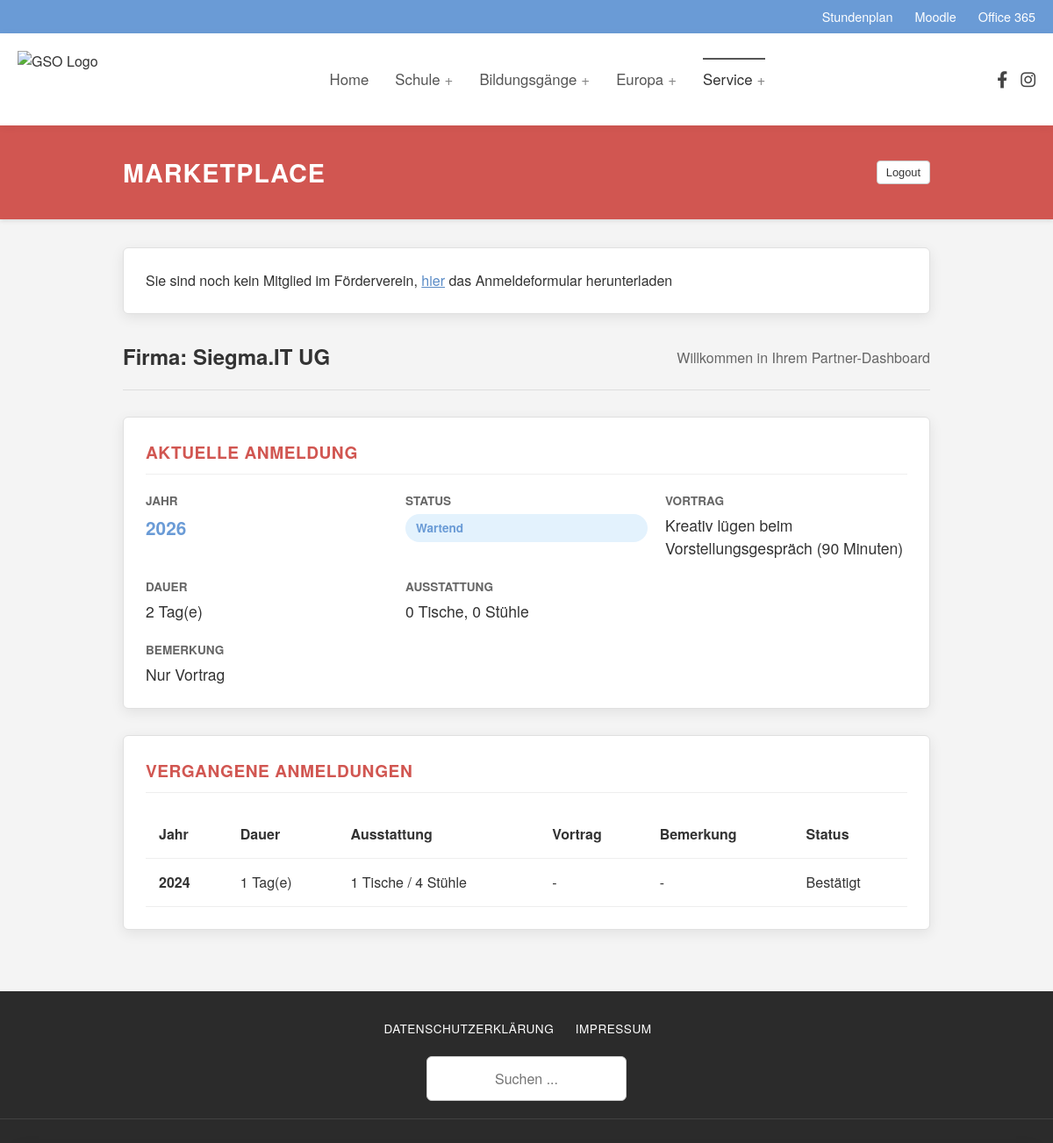
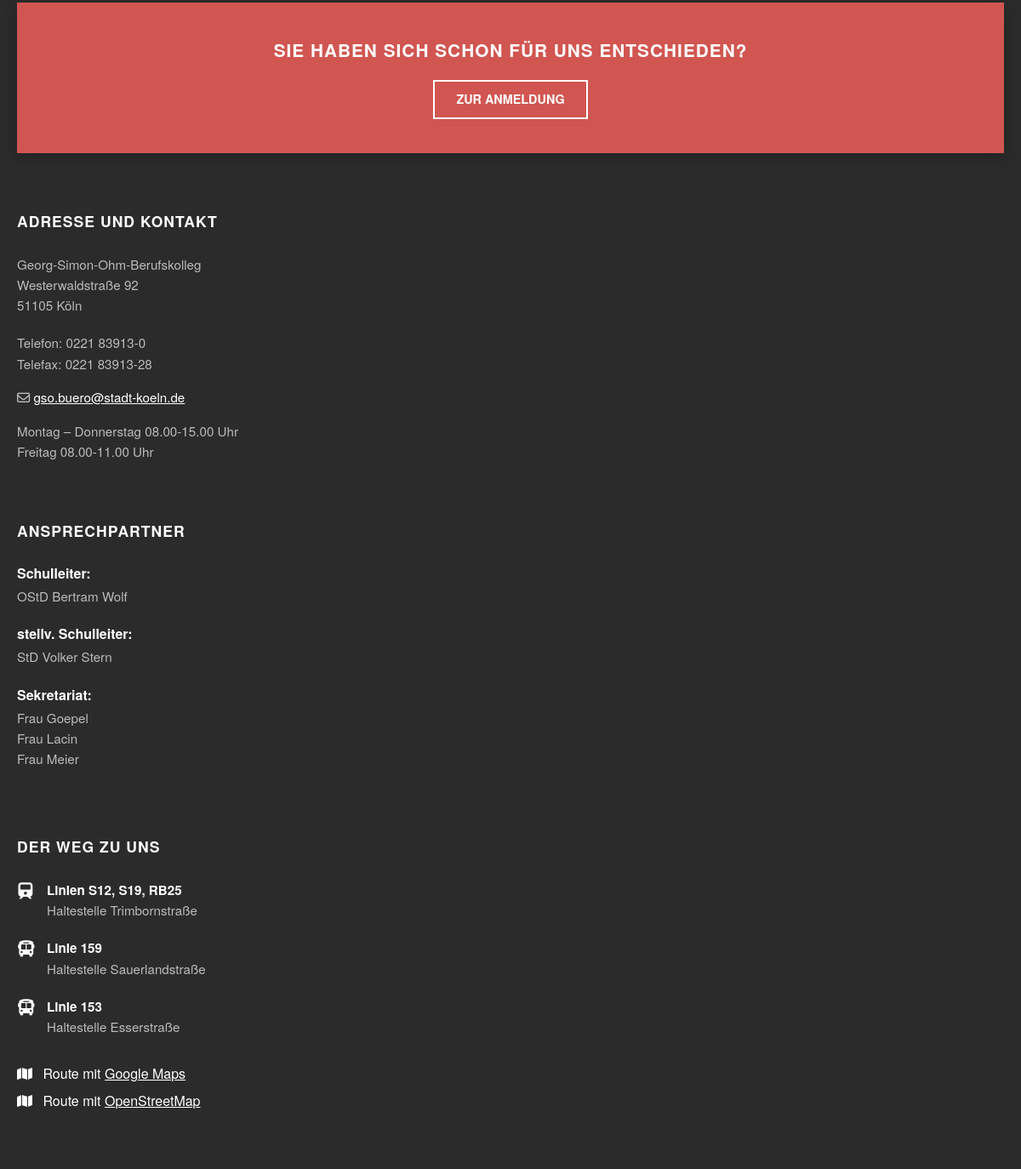
/dashboard (signed in), run on the app's committed database (2 pictures, top to bottom).
### database/models.py (models this page shows)
class User(Schema):
    __tablename__ = 'users'
    id = mapped_column(Integer, primary_key=True)
    name = mapped_column(String, nullable=False)
    industry = mapped_column(String, nullable=True)
    contact_person = mapped_column(String, nullable=True)
    phone = mapped_column(String, nullable=True)
    email = mapped_column(String, nullable=False, unique=True)
    street = mapped_column(String, nullable=True)
    zip = mapped_column(String, nullable=True)
    city = mapped_column(String, nullable=True)
    support_association = mapped_column(Boolean, nullable=False, default=False)
    is_admin = mapped_column(Boolean, nullable=False, default=False)
    tokens = relationship("Token", back_populates="user")
    bookings = relationship("Booking", back_populates="user")

class Booking(Schema):
    __tablename__ = 'bookings'
    id = mapped_column(Integer, primary_key=True)
    user_id = mapped_column(Integer, ForeignKey('users.id'), nullable=False)
    event_year = mapped_column(Integer, nullable=False, default=datetime.now().year)
    first = mapped_column(Boolean, nullable=False, default=False)
    second = mapped_column(Boolean, nullable=False, default=False)
    status = mapped_column(Enum(BookingStatus), nullable=False, default=BookingStatus.pending)
    chairs_needed = mapped_column(Integer, nullable=False, default=0)
    tables_needed = mapped_column(Integer, nullable=False, default=0)
    sockets_needed = mapped_column(Integer, nullable=False, default=2)
    remarks = mapped_column(String, nullable=True)
    presentation = mapped_column(String, nullable=True)
    user = relationship("User", back_populates="bookings")
    UniqueConstraint('user_id', 'event_year')

### app.py (the view)
@app.route('/marketplace')
@app.route('/dashboard')
@login_required
def dashboard():
    this_year = datetime.now().year
    if current_user.is_admin:
        template = 'admin_dashboard.html'
        bookings = get_bookings(**transform_filters(request.args), event_year=this_year)
    else:
        template = 'user_dashboard.html'
        all_bookings = get_bookings(user_id=current_user.id)
        current = [b for b in all_bookings if b.event_year == this_year]
        bookings = {
            "past": [b for b in all_bookings if b.event_year < this_year],
            "current": current.pop() if len(current) > 0 else None,
        }
    return render_template(template, user=current_user, bookings=bookings)

### app.py (called while the page is built)
@login_manager.user_loader
def load_user(user_id) -> Optional[Authenticated[User]]:
    try:
        user_id = int(user_id)
        user_record = db.query(User).filter_by(id=user_id).one()
        return Authenticated(user_record)
    except Exception:
        print(f'[WARN] user id not found: {user_id}')
        return None

### auth.py (called while the page is built)
    def __getattr__(self, attr):
        return getattr(self.record, attr)

### db.py (called while the page is built)
def get_bookings(**filters) -> list[Booking]:
    user_filters = {}
    if filters.get('industry') is not None:
        user_filters['industry'] = filters.pop('industry')
    query = db.query(Booking).filter_by(**filters)
    query = query.join(User).filter_by(**user_filters)
    return [decorate(booking) for booking in query.all()]

def decorate(booking):
    booking.duration = booking.first + booking.second
    return booking

### templates/user_dashboard.html (shortened to what this page needs)
{% extends "baseLayout.html" %}
{% block content %}
{% set industry_names = {
    'it': 'IT & Software',
    'finance': 'Wirtschaft & Verwaltung',
    'craft': 'Handwerk'
} %}
<div class="full-width-banner">
  <div class="banner-inner">
    <h1>MARKETPLACE</h1>
    <form action="/logout"><button class="btn-small-outline btn-white-background">Logout</button></form>
  </div>
</div>
<div class="dashboard-container">
  {% if not user.support_association %}
  <section class="dash-card">
    <div>Sie sind noch kein Mitglied im Förderverein, <a href="static/files/anmeldeforumal-Förderverein.pdf" download="Anmeldeformular-Foerderverein.pdf" type="application/pdf" class="download-link">hier</a> das Anmeldeformular herunterladen</div>
  </section>
  {% endif %}
  <div class="dashboard-intro">
    <h2 class="welcome-title">Firma: {{ user.name }}</h2>
    <p class="welcome-sub">Willkommen in Ihrem Partner-Dashboard</p>
</div>
  <div class="dashboard-cards">
    <section class="dash-card current-booking-card">
      <h3 class="card-title">Aktuelle Anmeldung</h3>
      {% if bookings.current %}
        <div class="booking-summary-grid">
          <div class="info-item">
            <span class="info-label">Jahr</span>
            <span class="info-value highlight">{{ bookings.current.event_year }}</span>
          </div>
          <div class="info-item">
            <span class="info-label">Status</span>
            <span class="status-badge">{{ bookings.current.status.value }}</span>
          </div>
          <div class="info-item">
            <span class="info-label">Vortrag</span>
            <span class="info-value">{{ bookings.current.presentation }}</span>
          </div>
          <div class="info-item">
            <span class="info-label">Dauer</span>
            <span class="info-value">{{ bookings.current.duration }} Tag(e)</span>
          </div>
          <div class="info-item">
            <span class="info-label">Ausstattung</span>
            <span class="info-value">
              {{ bookings.current.tables_needed }} Tische,
              {{ bookings.current.chairs_needed }} Stühle
            </span>
          </div>
          <div class="info-item full-width">
            <span class="info-label">Bemerkung</span>
            <span class="info-value">{{ bookings.current.remarks }}</span>
          </div>
      </div>
    {% else %}
      <div class="empty-state">
          <p>Für das kommende Event liegt noch keine Anmeldung vor.</p>
          <a href="/register" class="btn btn-cta">Zur Anmeldung</a>
      </div>
      {% endif %}
    </section>
    {% if bookings.past %}
    <section class="dash-card history-card">
      <h3 class="card-title">Vergangene Anmeldungen</h3>
      <div class="table-responsive">
        <table class="history-table">
          <thead>
            <tr>
              <th>Jahr</th>
              <th>Dauer</th>
              <th>Ausstattung</th>
              <th>Vortrag</th>
              <th>Bemerkung</th>
              <th>Status</th>
            </tr>
          </thead>
          <tbody>
          {% for booking in bookings.past %}
            <tr>
              <td class="fw-bold">{{ booking.event_year }}</td>
              <td>{{ booking.duration }} Tag(e)</td>
              <td>{{ booking.tables_needed }} Tische / {{ booking.chairs_needed }} Stühle</td>
              <td>
                <span class="truncate-text" title="{{ booking.presentation }}">
                  {{ booking.presentation if booking.presentation else "-" }}
                </span>
              </td>
              <td>
                <span class="truncate-text" title="{{ booking.remarks }}">
                  {{ booking.remarks if booking.remarks else "-" }}
                </span>
              </td>
              <td><span class="status-text">{{ booking.status.value }}</span></td>
            </tr>
          {% endfor %}
          </tbody>
        </table>
      </div>
    </section>
    {% endif %}
  </div>
</div>
{% endblock %}

### templates/baseLayout.html (shortened to what this page needs)
<!DOCTYPE html>
<html lang="de">
<head>
    <link rel="stylesheet" href="https://cdnjs.cloudflare.com/ajax/libs/font-awesome/6.4.0/css/all.min.css">
    <link rel="stylesheet" href="{{ url_for('static', filename='css/baseStyle.css') }}">
    <link rel="stylesheet" href="{{ url_for('static', filename='css/marketplace.css') }}">
    <link rel="stylesheet" href="{{ url_for('static', filename='css/dashboard.css') }}">
</head>
<body>
    <div class="top-bar">
        <div class="container-width top-bar-inner">
            <a href="#">Stundenplan</a>
            <a href="#">Moodle</a>
            <a href="#">Office 365</a>
        </div>
    </div>
    <header class="site-header">
        <div class="container-width header-inner">
            <div class="branding">
                <a href="/">
                    <img src="https://www.gso-koeln.de/wp-content/uploads/2020/06/cropped-LOGO-GSO_neu.png" alt="GSO Logo">
                </a>
            </div>
            <nav class="main-navigation">
                <ul class="nav-list">
                    <li class="nav-item {% block homenav %}{% endblock %}"><a href="/">Home</a></li>
                    <li class="nav-item has-sub"><a href="#">Schule</a></li>
                    <li class="nav-item has-sub"><a href="#">Bildungsgänge</a></li>
                    <li class="nav-item has-sub"><a href="#">Europa</a></li>
                    <li class="nav-item has-sub {% block servicenav %}current-menu-item{% endblock %}">
                        <a href="#">Service</a>
                    </li>
                </ul>
            </nav>
            <div class="header-socials">
                <a href="#" aria-label="Facebook"><i class="fab fa-facebook-f"></i></a>
                <a href="#" aria-label="Instagram"><i class="fab fa-instagram"></i></a>
            </div>
        </div>
    </header>
    {% block content %}
    {% endblock %}
    <div class="footer-wrapper">
        <div class="container-width footer-meta-top">
            <div class="footer-links">
                <a href="#">DATENSCHUTZERKLÄRUNG</a>
                <a href="#">IMPRESSUM</a>
            </div>
            <div class="footer-search">
                <form action="#">
                    <input type="text" placeholder="Suchen ...">
                    <button type="submit"><i class="fas fa-search"></i></button>
                </form>
            </div>
        </div>
        <div class="container-width">
            <div class="cta-banner">
                <h2>SIE HABEN SICH SCHON FÜR UNS ENTSCHIEDEN?</h2>
                <a href="#" class="btn-outline">ZUR ANMELDUNG</a>
            </div>
        </div>
        <footer class="site-footer">
            <div class="container-width">
                <div class="footer-grid">
                    <div class="footer-column">
                        <h3>ADRESSE UND KONTAKT</h3>
                        <p>Georg-Simon-Ohm-Berufskolleg<br>Westerwaldstraße 92<br>51105 Köln</p>
                        <div class="contact-details">
                            <p>Telefon: 0221 83913-0<br>Telefax: 0221 83913-28</p>
                            <p class="mail-link"><i class="far fa-envelope"></i> <a href="mailto:gso.buero@stadt-koeln.de">gso.buero@stadt-koeln.de</a></p>
                            <p style="margin-top: 15px;">Montag – Donnerstag 08.00-15.00 Uhr<br>Freitag 08.00-11.00 Uhr</p>
                        </div>
                    </div>
                    <div class="footer-column">
                        <h3>ANSPRECHPARTNER</h3>
                        <div class="person-group"><strong>Schulleiter:</strong><p>OStD Bertram Wolf</p></div>
                        <div class="person-group"><strong>stellv. Schulleiter:</strong><p>StD Volker Stern</p></div>
                        <div class="person-group"><strong>Sekretariat:</strong><p>Frau Goepel<br>Frau Lacin<br>Frau Meier</p></div>
                    </div>
                    <div class="footer-column">
                        <h3>DER WEG ZU UNS</h3>
                        <ul class="transport-list">
                            <li><i class="fas fa-train"></i> <div><strong>Linien S12, S19, RB25</strong><br>Haltestelle Trimbornstraße</div></li>
                            <li><i class="fas fa-bus"></i> <div><strong>Linie 159</strong><br>Haltestelle Sauerlandstraße</div></li>
                            <li><i class="fas fa-bus"></i> <div><strong>Linie 153</strong><br>Haltestelle Esserstraße</div></li>
                        </ul>
                        <div class="map-links">
                            <a href="#" target="_blank"><i class="fas fa-map"></i> Route mit <u>Google Maps</u></a><br>
                            <a href="#" target="_blank"><i class="fas fa-map"></i> Route mit <u>OpenStreetMap</u></a>
                        </div>
                    </div>
                </div>
            </div>
        </footer>
    </div>
</body>
</html>

### static/css/baseStyle.css (style rules this page uses)
* { box-sizing: border-box; }
body { margin: 0; padding: 0; font-family: "Fira Sans", "Helvetica Neue", Arial, sans-serif; color: #333; background-color: #f9f9f9; line-height: 1.5; }
a { text-decoration: none; color: inherit; transition: color 0.2s ease; }
ul { list-style: none; padding: 0; margin: 0; }
.container-width { max-width: 1240px; margin: 0 auto; padding: 0 20px; }
.top-bar { background-color: #6a9bd6; color: #fff; font-size: 0.9rem; padding: 8px 0; }
.top-bar-inner { display: flex; justify-content: flex-end; gap: 25px; }
.top-bar a { color: #fff; font-weight: 500; }
.site-header { background-color: #fff; padding: 20px 0; box-shadow: 0 2px 10px rgba(0,0,0,0.05); position: relative; z-index: 100; }
.header-inner { display: flex; align-items: center; justify-content: space-between; }
.branding img { height: 65px; width: auto; display: block; }
.main-navigation .nav-list { display: flex; gap: 30px; margin: 0; padding: 0; }
.nav-item { position: relative; }
.nav-link, .nav-item a { color: #555; font-weight: 500; font-size: 1.05rem; padding: 10px 0; position: relative; }
.nav-item.has-sub > a::after { content: '+'; margin-left: 5px; font-weight: 400; color: #888; }
.nav-item.current-menu-item > a { color: #333; border-top: 2px solid #555; }
.header-socials { display: flex; gap: 15px; }
.header-socials a { color: #444; font-size: 1.2rem; }
.footer-wrapper { background-color: #2b2b2b; color: #ccc; padding-top: 30px; }
.footer-meta-top { display: flex; justify-content: space-between; align-items: center; margin-bottom: 30px; border-bottom: 1px solid rgba(255,255,255,0.1); padding-bottom: 20px; }
.footer-links a { color: #fff; font-size: 0.85rem; margin-right: 20px; text-transform: uppercase; letter-spacing: 0.5px; }
.footer-search { position: relative; }
.footer-search input { background: transparent; border: none; border-bottom: 1px solid #777; padding: 5px 25px 5px 0; color: #000; font-size: 0.9rem; outline: none; width: 200px; text-align: right; }
.footer-search button { position: absolute; right: 0; top: 5px; background: none; border: none; color: #fff; cursor: pointer; }
.cta-banner { background-color: #d15651; padding: 40px; display: flex; justify-content: space-between; align-items: center; margin-bottom: 50px; box-shadow: 0 5px 15px rgba(0,0,0,0.2); }
.cta-banner h2 { color: #fff; margin: 0; font-size: 1.3rem; font-weight: 700; text-transform: uppercase; letter-spacing: 1px; }
.btn-outline { border: 2px solid #fff; color: #fff; padding: 10px 25px; text-transform: uppercase; font-weight: 600; font-size: 0.9rem; transition: all 0.3s; }
.site-footer { padding-bottom: 60px; }
.footer-grid { display: grid; grid-template-columns: repeat(3, 1fr); gap: 40px; }
.footer-column h3 { color: #fff; font-size: 1.1rem; text-transform: uppercase; margin-bottom: 25px; letter-spacing: 1px; font-weight: 700; }
.footer-column p, .footer-column li { font-size: 0.95rem; line-height: 1.6; color: #bbb; margin-bottom: 10px; }
.contact-details { margin-top: 20px; }
.mail-link a { color: #fff; text-decoration: underline; }
.person-group { margin-bottom: 20px; }
.person-group strong { color: #fff; display: block; margin-bottom: 3px; }
.person-group p { margin: 0; }
.transport-list li { display: flex; gap: 15px; margin-bottom: 20px; }
.transport-list i { color: #fff; font-size: 1.2rem; margin-top: 3px; width: 20px; text-align: center; }
.transport-list strong { color: #fff; }
.map-links { margin-top: 30px; }
.map-links a { color: #fff; display: inline-block; margin-bottom: 8px; }
.map-links i { margin-right: 8px; }
.cta-banner { flex-direction: column; text-align: center; gap: 20px; }
.footer-grid { grid-template-columns: 1fr; }
.footer-meta-top { flex-direction: column; gap: 20px; }
.footer-search input { text-align: center; }

### data on the page
User: name "Siegma.IT UG"
Booking: current.event_year "2026", current.status.value "Wartend", current.presentation "Kreativ lügen beim Vorstellungsgespräch (90 Minuten)", current.tables_needed "0", current.chairs_needed "0", current.remarks "Nur Vortrag"
Booking: event_year "2024", duration "1", tables_needed "1", chairs_needed "4", presentation "-", remarks "-", status.value "Bestätigt"

### other printed values
{{ bookings.current.duration }} "2"
